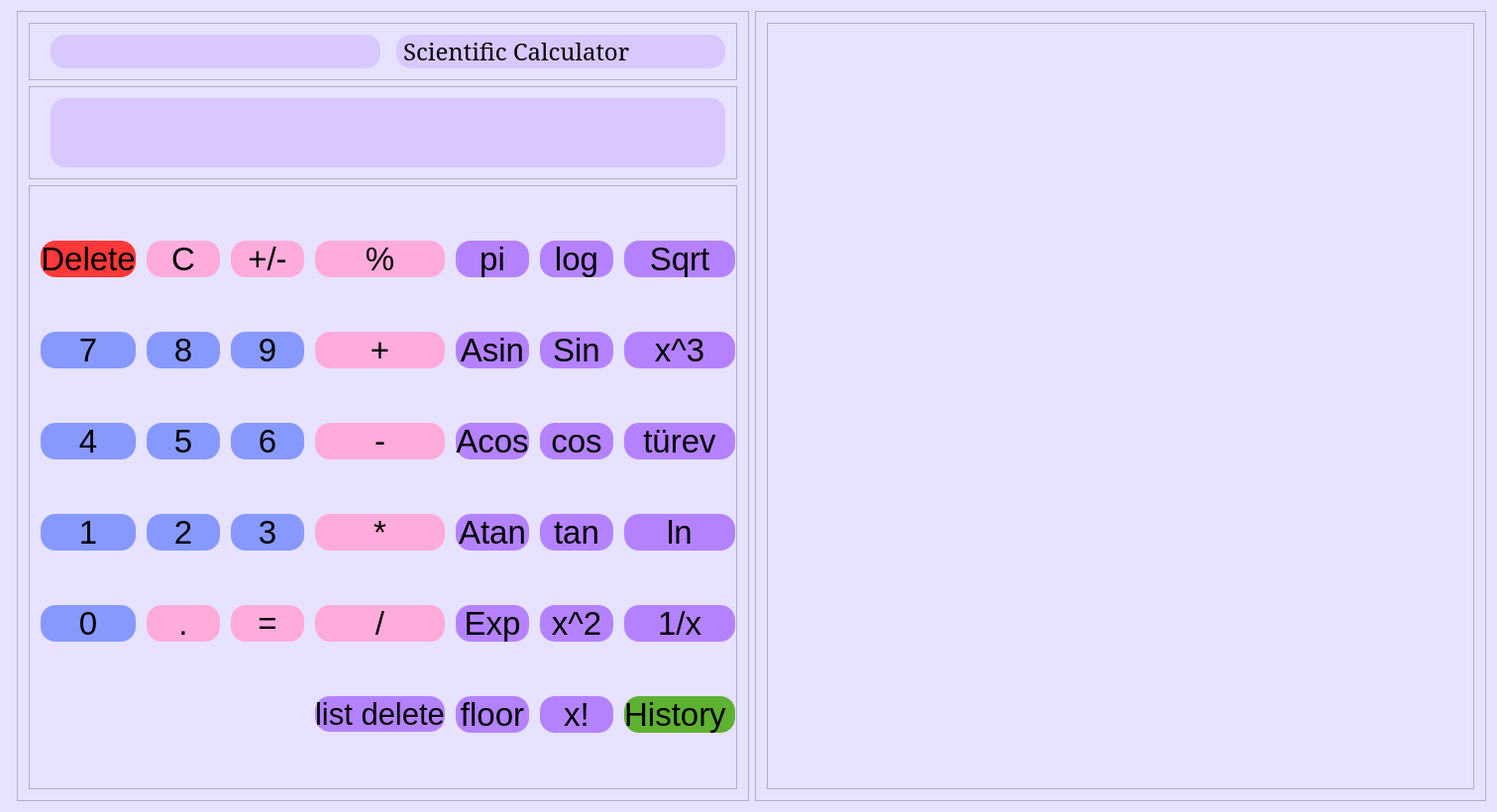
<?xml version="1.0" encoding="UTF-8"?>
<ui version="4.0">
 <class>MainWindow</class>
 <widget class="QMainWindow" name="MainWindow">
  <property name="enabled">
   <bool>true</bool>
  </property>
  <property name="geometry">
   <rect>
    <x>0</x>
    <y>0</y>
    <width>1511</width>
    <height>820</height>
   </rect>
  </property>
  <property name="maximumSize">
   <size>
    <width>15000000</width>
    <height>15000000</height>
   </size>
  </property>
  <property name="windowTitle">
   <string>MainWindow</string>
  </property>
  <property name="toolTip">
   <string/>
  </property>
  <property name="styleSheet">
   <string notr="true">background-color: rgb(231, 226, 255);</string>
  </property>
  <property name="toolButtonStyle">
   <enum>Qt::ToolButtonIconOnly</enum>
  </property>
  <property name="animated">
   <bool>true</bool>
  </property>
  <property name="documentMode">
   <bool>false</bool>
  </property>
  <widget class="QWidget" name="centralWidget">
   <layout class="QHBoxLayout" name="horizontalLayout_3">
    <item>
     <widget class="QFrame" name="frame_5">
      <property name="frameShape">
       <enum>QFrame::StyledPanel</enum>
      </property>
      <property name="frameShadow">
       <enum>QFrame::Raised</enum>
      </property>
     </widget>
    </item>
    <item>
     <widget class="QFrame" name="frame_3">
      <property name="frameShape">
       <enum>QFrame::StyledPanel</enum>
      </property>
      <property name="frameShadow">
       <enum>QFrame::Raised</enum>
      </property>
      <layout class="QVBoxLayout" name="verticalLayout">
       <item>
        <widget class="QFrame" name="frame">
         <property name="sizePolicy">
          <sizepolicy hsizetype="Preferred" vsizetype="Fixed">
           <horstretch>0</horstretch>
           <verstretch>0</verstretch>
          </sizepolicy>
         </property>
         <property name="styleSheet">
          <string notr="true">background-color: rgb(231, 226, 255);</string>
         </property>
         <property name="frameShape">
          <enum>QFrame::StyledPanel</enum>
         </property>
         <property name="frameShadow">
          <enum>QFrame::Raised</enum>
         </property>
         <layout class="QHBoxLayout" name="horizontalLayout_2">
          <item>
           <widget class="QLabel" name="label_field">
            <property name="font">
             <font>
              <pointsize>18</pointsize>
             </font>
            </property>
            <property name="styleSheet">
             <string notr="true">background-color: rgb(217, 199, 255);
border-radius: 15px;
margin-left: 10px;</string>
            </property>
            <property name="text">
             <string/>
            </property>
           </widget>
          </item>
          <item>
           <widget class="QLabel" name="label">
            <property name="palette">
             <palette>
              <active>
               <colorrole role="Button">
                <brush brushstyle="SolidPattern">
                 <color alpha="255">
                  <red>217</red>
                  <green>199</green>
                  <blue>255</blue>
                 </color>
                </brush>
               </colorrole>
               <colorrole role="Base">
                <brush brushstyle="SolidPattern">
                 <color alpha="255">
                  <red>217</red>
                  <green>199</green>
                  <blue>255</blue>
                 </color>
                </brush>
               </colorrole>
               <colorrole role="Window">
                <brush brushstyle="SolidPattern">
                 <color alpha="255">
                  <red>217</red>
                  <green>199</green>
                  <blue>255</blue>
                 </color>
                </brush>
               </colorrole>
              </active>
              <inactive>
               <colorrole role="Button">
                <brush brushstyle="SolidPattern">
                 <color alpha="255">
                  <red>217</red>
                  <green>199</green>
                  <blue>255</blue>
                 </color>
                </brush>
               </colorrole>
               <colorrole role="Base">
                <brush brushstyle="SolidPattern">
                 <color alpha="255">
                  <red>217</red>
                  <green>199</green>
                  <blue>255</blue>
                 </color>
                </brush>
               </colorrole>
               <colorrole role="Window">
                <brush brushstyle="SolidPattern">
                 <color alpha="255">
                  <red>217</red>
                  <green>199</green>
                  <blue>255</blue>
                 </color>
                </brush>
               </colorrole>
              </inactive>
              <disabled>
               <colorrole role="Button">
                <brush brushstyle="SolidPattern">
                 <color alpha="255">
                  <red>217</red>
                  <green>199</green>
                  <blue>255</blue>
                 </color>
                </brush>
               </colorrole>
               <colorrole role="Base">
                <brush brushstyle="SolidPattern">
                 <color alpha="255">
                  <red>217</red>
                  <green>199</green>
                  <blue>255</blue>
                 </color>
                </brush>
               </colorrole>
               <colorrole role="Window">
                <brush brushstyle="SolidPattern">
                 <color alpha="255">
                  <red>217</red>
                  <green>199</green>
                  <blue>255</blue>
                 </color>
                </brush>
               </colorrole>
              </disabled>
             </palette>
            </property>
            <property name="font">
             <font>
              <family>Elephant</family>
              <pointsize>18</pointsize>
              <weight>50</weight>
              <bold>false</bold>
             </font>
            </property>
            <property name="mouseTracking">
             <bool>false</bool>
            </property>
            <property name="styleSheet">
             <string notr="true">background-color: rgb(217, 199, 255);
border-radius: 15px;
margin-left: 10px;</string>
            </property>
            <property name="frameShape">
             <enum>QFrame::Box</enum>
            </property>
            <property name="frameShadow">
             <enum>QFrame::Plain</enum>
            </property>
            <property name="text">
             <string>Scientific Calculator</string>
            </property>
            <property name="alignment">
             <set>Qt::AlignLeading|Qt::AlignLeft|Qt::AlignVCenter</set>
            </property>
           </widget>
          </item>
         </layout>
        </widget>
       </item>
       <item>
        <widget class="QFrame" name="frame_2">
         <property name="sizePolicy">
          <sizepolicy hsizetype="Preferred" vsizetype="Fixed">
           <horstretch>0</horstretch>
           <verstretch>0</verstretch>
          </sizepolicy>
         </property>
         <property name="styleSheet">
          <string notr="true">background-color: rgb(231, 226, 255);</string>
         </property>
         <property name="frameShape">
          <enum>QFrame::StyledPanel</enum>
         </property>
         <property name="frameShadow">
          <enum>QFrame::Raised</enum>
         </property>
         <layout class="QHBoxLayout" name="horizontalLayout">
          <item>
           <widget class="QLineEdit" name="lineEdit">
            <property name="font">
             <font>
              <pointsize>45</pointsize>
             </font>
            </property>
            <property name="layoutDirection">
             <enum>Qt::LeftToRight</enum>
            </property>
            <property name="styleSheet">
             <string notr="true">background-color: rgb(217, 199, 255);
border-radius: 15px;
margin-left: 10px;</string>
            </property>
            <property name="alignment">
             <set>Qt::AlignRight|Qt::AlignTrailing|Qt::AlignVCenter</set>
            </property>
           </widget>
          </item>
         </layout>
        </widget>
       </item>
       <item>
        <widget class="QFrame" name="frame_4">
         <property name="sizePolicy">
          <sizepolicy hsizetype="Preferred" vsizetype="Expanding">
           <horstretch>0</horstretch>
           <verstretch>0</verstretch>
          </sizepolicy>
         </property>
         <property name="font">
          <font>
           <family>MS Shell Dlg 2</family>
           <pointsize>25</pointsize>
           <weight>50</weight>
           <italic>false</italic>
           <bold>false</bold>
          </font>
         </property>
         <property name="layoutDirection">
          <enum>Qt::LeftToRight</enum>
         </property>
         <property name="styleSheet">
          <string notr="true">
QPushButton{
background-color: rgb(135, 153, 255);
border-radius: 15px;
margin-left: 10px;
}
QPushButton::hover{
background-color: rgb(50, 110, 255);
color : rgb(255,255,255);
border-radius: 15px;
margin-left: 10px;
}
QPushButton::pressed{
background-color: rgb(8, 170, 255);
border-radius: 15px;
margin-left: 10px;
}
</string>
         </property>
         <property name="frameShape">
          <enum>QFrame::StyledPanel</enum>
         </property>
         <property name="frameShadow">
          <enum>QFrame::Raised</enum>
         </property>
         <layout class="QGridLayout" name="gridLayout">
          <property name="leftMargin">
           <number>1</number>
          </property>
          <property name="topMargin">
           <number>1</number>
          </property>
          <property name="rightMargin">
           <number>1</number>
          </property>
          <property name="bottomMargin">
           <number>1</number>
          </property>
          <property name="spacing">
           <number>1</number>
          </property>
          <item row="5" column="0">
           <widget class="QPushButton" name="zero_button">
            <property name="font">
             <font>
              <family>MS Shell Dlg 2</family>
              <pointsize>25</pointsize>
              <weight>50</weight>
              <italic>false</italic>
              <bold>false</bold>
             </font>
            </property>
            <property name="styleSheet">
             <string notr="true">
QPushButton{
background-color: rgb(135, 153, 255);
border-radius: 15px;
margin-left: 10px;
}
QPushButton::hover{
background-color: rgb(50, 110, 255);
color : rgb(255,255,255);
border-radius: 15px;
margin-left: 10px;
}
QPushButton::pressed{
background-color: rgb(8, 170, 255);
border-radius: 15px;
margin-left: 10px;
}
</string>
            </property>
            <property name="text">
             <string>0</string>
            </property>
           </widget>
          </item>
          <item row="3" column="4">
           <widget class="QPushButton" name="cosA_button">
            <property name="font">
             <font>
              <family>MS Shell Dlg 2</family>
              <pointsize>25</pointsize>
              <weight>50</weight>
              <italic>false</italic>
              <bold>false</bold>
             </font>
            </property>
            <property name="styleSheet">
             <string notr="true">background:rgb(180, 130, 255);
border-radius: 15px;
margin-left: 10px;</string>
            </property>
            <property name="text">
             <string>Acos</string>
            </property>
           </widget>
          </item>
          <item row="1" column="2">
           <widget class="QPushButton" name="arteksi_button">
            <property name="font">
             <font>
              <family>MS Shell Dlg 2</family>
              <pointsize>25</pointsize>
              <weight>50</weight>
              <italic>false</italic>
              <bold>false</bold>
             </font>
            </property>
            <property name="styleSheet">
             <string notr="true">background-color: rgb(255, 171, 219);
border-radius: 15px;
margin-left: 10px;</string>
            </property>
            <property name="text">
             <string>+/-</string>
            </property>
           </widget>
          </item>
          <item row="2" column="6">
           <widget class="QPushButton" name="sin_button">
            <property name="font">
             <font>
              <family>MS Shell Dlg 2</family>
              <pointsize>25</pointsize>
              <weight>50</weight>
              <italic>false</italic>
              <bold>false</bold>
             </font>
            </property>
            <property name="styleSheet">
             <string notr="true">background:rgb(180, 130, 255);
border-radius: 15px;
margin-left: 10px;</string>
            </property>
            <property name="text">
             <string>Sin</string>
            </property>
           </widget>
          </item>
          <item row="3" column="1">
           <widget class="QPushButton" name="five_button">
            <property name="font">
             <font>
              <family>MS Shell Dlg 2</family>
              <pointsize>25</pointsize>
              <weight>50</weight>
              <italic>false</italic>
              <bold>false</bold>
             </font>
            </property>
            <property name="styleSheet">
             <string notr="true">background-color: rgb(135, 153, 255);
border-radius: 15px;
margin-left: 10px;</string>
            </property>
            <property name="text">
             <string>5</string>
            </property>
           </widget>
          </item>
          <item row="3" column="2">
           <widget class="QPushButton" name="six_button">
            <property name="font">
             <font>
              <family>MS Shell Dlg 2</family>
              <pointsize>25</pointsize>
              <weight>50</weight>
              <italic>false</italic>
              <bold>false</bold>
             </font>
            </property>
            <property name="styleSheet">
             <string notr="true">
QPushButton{
background-color: rgb(135, 153, 255);
border-radius: 15px;
margin-left: 10px;
}
QPushButton::hover{
background-color: rgb(50, 110, 255);
color : rgb(255,255,255);
border-radius: 15px;
margin-left: 10px;
}
QPushButton::pressed{
background-color: rgb(8, 170, 255);
border-radius: 15px;
margin-left: 10px;
}
</string>
            </property>
            <property name="text">
             <string>6</string>
            </property>
           </widget>
          </item>
          <item row="2" column="0">
           <widget class="QPushButton" name="seven_button">
            <property name="font">
             <font>
              <family>MS Shell Dlg 2</family>
              <pointsize>25</pointsize>
              <weight>50</weight>
              <italic>false</italic>
              <bold>false</bold>
             </font>
            </property>
            <property name="styleSheet">
             <string notr="true">
QPushButton{
background-color: rgb(135, 153, 255);
border-radius: 15px;
margin-left: 10px;
}
QPushButton::hover{
background-color: rgb(50, 110, 255);
color : rgb(255,255,255);
border-radius: 15px;
margin-left: 10px;
}
QPushButton::pressed{
background-color: rgb(8, 170, 255);
border-radius: 15px;
margin-left: 10px;
}
</string>
            </property>
            <property name="text">
             <string>7</string>
            </property>
           </widget>
          </item>
          <item row="5" column="2">
           <widget class="QPushButton" name="equal_button">
            <property name="font">
             <font>
              <family>MS Shell Dlg 2</family>
              <pointsize>25</pointsize>
              <weight>50</weight>
              <italic>false</italic>
              <bold>false</bold>
             </font>
            </property>
            <property name="styleSheet">
             <string notr="true">background-color: rgb(255, 171, 219);
border-radius: 15px;
margin-left: 10px;</string>
            </property>
            <property name="text">
             <string>=</string>
            </property>
           </widget>
          </item>
          <item row="3" column="6">
           <widget class="QPushButton" name="cos_button">
            <property name="font">
             <font>
              <family>MS Shell Dlg 2</family>
              <pointsize>25</pointsize>
              <weight>50</weight>
              <italic>false</italic>
              <bold>false</bold>
             </font>
            </property>
            <property name="styleSheet">
             <string notr="true">background:rgb(180, 130, 255);
border-radius: 15px;
margin-left: 10px;</string>
            </property>
            <property name="text">
             <string>cos</string>
            </property>
           </widget>
          </item>
          <item row="4" column="4">
           <widget class="QPushButton" name="tanA_button">
            <property name="font">
             <font>
              <family>MS Shell Dlg 2</family>
              <pointsize>25</pointsize>
              <weight>50</weight>
              <italic>false</italic>
              <bold>false</bold>
             </font>
            </property>
            <property name="styleSheet">
             <string notr="true">background:rgb(180, 130, 255);
border-radius: 15px;
margin-left: 10px;</string>
            </property>
            <property name="text">
             <string>Atan</string>
            </property>
           </widget>
          </item>
          <item row="2" column="7">
           <widget class="QPushButton" name="treen_button">
            <property name="font">
             <font>
              <family>MS Shell Dlg 2</family>
              <pointsize>25</pointsize>
              <weight>50</weight>
              <italic>false</italic>
              <bold>false</bold>
             </font>
            </property>
            <property name="styleSheet">
             <string notr="true">background:rgb(180, 130, 255);
border-radius: 15px;
margin-left: 10px;</string>
            </property>
            <property name="text">
             <string>x^3</string>
            </property>
           </widget>
          </item>
          <item row="1" column="0">
           <widget class="QPushButton" name="delete_button">
            <property name="font">
             <font>
              <family>MS Shell Dlg 2</family>
              <pointsize>25</pointsize>
              <weight>50</weight>
              <italic>false</italic>
              <bold>false</bold>
             </font>
            </property>
            <property name="styleSheet">
             <string notr="true">background-color: rgb(255, 57, 57);
border-radius: 15px;
margin-left: 10px;</string>
            </property>
            <property name="text">
             <string>Delete</string>
            </property>
           </widget>
          </item>
          <item row="4" column="3">
           <widget class="QPushButton" name="impack_button">
            <property name="font">
             <font>
              <family>MS Shell Dlg 2</family>
              <pointsize>25</pointsize>
              <weight>50</weight>
              <italic>false</italic>
              <bold>false</bold>
             </font>
            </property>
            <property name="styleSheet">
             <string notr="true">background-color: rgb(255, 171, 219);
border-radius: 15px;
margin-left: 10px;</string>
            </property>
            <property name="text">
             <string>*</string>
            </property>
           </widget>
          </item>
          <item row="4" column="2">
           <widget class="QPushButton" name="tree_button">
            <property name="font">
             <font>
              <family>MS Shell Dlg 2</family>
              <pointsize>25</pointsize>
              <weight>50</weight>
              <italic>false</italic>
              <bold>false</bold>
             </font>
            </property>
            <property name="styleSheet">
             <string notr="true">
QPushButton{
background-color: rgb(135, 153, 255);
border-radius: 15px;
margin-left: 10px;
}
QPushButton::hover{
background-color: rgb(50, 110, 255);
color : rgb(255,255,255);
border-radius: 15px;
margin-left: 10px;
}
QPushButton::pressed{
background-color: rgb(8, 170, 255);
border-radius: 15px;
margin-left: 10px;
}
</string>
            </property>
            <property name="text">
             <string>3</string>
            </property>
           </widget>
          </item>
          <item row="2" column="4">
           <widget class="QPushButton" name="sinA_button">
            <property name="font">
             <font>
              <family>MS Shell Dlg 2</family>
              <pointsize>25</pointsize>
              <weight>50</weight>
              <italic>false</italic>
              <bold>false</bold>
             </font>
            </property>
            <property name="styleSheet">
             <string notr="true">background:rgb(180, 130, 255);
border-radius: 15px;
margin-left: 10px;</string>
            </property>
            <property name="text">
             <string>Asin</string>
            </property>
           </widget>
          </item>
          <item row="4" column="6">
           <widget class="QPushButton" name="tan_button">
            <property name="font">
             <font>
              <family>MS Shell Dlg 2</family>
              <pointsize>25</pointsize>
              <weight>50</weight>
              <italic>false</italic>
              <bold>false</bold>
             </font>
            </property>
            <property name="styleSheet">
             <string notr="true">background:rgb(180, 130, 255);
border-radius: 15px;
margin-left: 10px;</string>
            </property>
            <property name="text">
             <string>tan</string>
            </property>
           </widget>
          </item>
          <item row="1" column="6">
           <widget class="QPushButton" name="log_button">
            <property name="font">
             <font>
              <family>MS Shell Dlg 2</family>
              <pointsize>25</pointsize>
              <weight>50</weight>
              <italic>false</italic>
              <bold>false</bold>
             </font>
            </property>
            <property name="styleSheet">
             <string notr="true">background:rgb(180, 130, 255);
border-radius: 15px;
margin-left: 10px;</string>
            </property>
            <property name="text">
             <string>log</string>
            </property>
           </widget>
          </item>
          <item row="1" column="1">
           <widget class="QPushButton" name="clear_button">
            <property name="font">
             <font>
              <family>MS Shell Dlg 2</family>
              <pointsize>25</pointsize>
              <weight>50</weight>
              <italic>false</italic>
              <bold>false</bold>
             </font>
            </property>
            <property name="styleSheet">
             <string notr="true">background-color: rgb(255, 171, 219);
border-radius: 15px;
margin-left: 10px;</string>
            </property>
            <property name="text">
             <string>C</string>
            </property>
           </widget>
          </item>
          <item row="4" column="1">
           <widget class="QPushButton" name="two_button">
            <property name="font">
             <font>
              <family>MS Shell Dlg 2</family>
              <pointsize>25</pointsize>
              <weight>50</weight>
              <italic>false</italic>
              <bold>false</bold>
             </font>
            </property>
            <property name="styleSheet">
             <string notr="true">
QPushButton{
background-color: rgb(135, 153, 255);
border-radius: 15px;
margin-left: 10px;
}
QPushButton::hover{
background-color: rgb(50, 110, 255);
color : rgb(255,255,255);
border-radius: 15px;
margin-left: 10px;
}
QPushButton::pressed{
background-color: rgb(8, 170, 255);
border-radius: 15px;
margin-left: 10px;
}
</string>
            </property>
            <property name="text">
             <string>2</string>
            </property>
           </widget>
          </item>
          <item row="1" column="3">
           <widget class="QPushButton" name="yuzde_button">
            <property name="font">
             <font>
              <family>MS Shell Dlg 2</family>
              <pointsize>25</pointsize>
              <weight>50</weight>
              <italic>false</italic>
              <bold>false</bold>
             </font>
            </property>
            <property name="styleSheet">
             <string notr="true">background-color: rgb(255, 171, 219);
border-radius: 15px;
margin-left: 10px;</string>
            </property>
            <property name="text">
             <string>%</string>
            </property>
           </widget>
          </item>
          <item row="3" column="7">
           <widget class="QPushButton" name="derivative_button">
            <property name="font">
             <font>
              <family>MS Shell Dlg 2</family>
              <pointsize>25</pointsize>
              <weight>50</weight>
              <italic>false</italic>
              <bold>false</bold>
             </font>
            </property>
            <property name="styleSheet">
             <string notr="true">background:rgb(180, 130, 255);
border-radius: 15px;
margin-left: 10px;</string>
            </property>
            <property name="text">
             <string>türev</string>
            </property>
           </widget>
          </item>
          <item row="2" column="1">
           <widget class="QPushButton" name="eight_button">
            <property name="font">
             <font>
              <family>MS Shell Dlg 2</family>
              <pointsize>25</pointsize>
              <weight>50</weight>
              <italic>false</italic>
              <bold>false</bold>
             </font>
            </property>
            <property name="styleSheet">
             <string notr="true">
QPushButton{
background-color: rgb(135, 153, 255);
border-radius: 15px;
margin-left: 10px;
}
QPushButton::hover{
background-color: rgb(50, 110, 255);
color : rgb(255,255,255);
border-radius: 15px;
margin-left: 10px;
}
QPushButton::pressed{
background-color: rgb(8, 170, 255);
border-radius: 15px;
margin-left: 10px;
}
</string>
            </property>
            <property name="text">
             <string>8</string>
            </property>
           </widget>
          </item>
          <item row="5" column="4">
           <widget class="QPushButton" name="exp_button">
            <property name="font">
             <font>
              <family>MS Shell Dlg 2</family>
              <pointsize>25</pointsize>
              <weight>50</weight>
              <italic>false</italic>
              <bold>false</bold>
             </font>
            </property>
            <property name="styleSheet">
             <string notr="true">background:rgb(180, 130, 255);
border-radius: 15px;
margin-left: 10px;</string>
            </property>
            <property name="text">
             <string>Exp</string>
            </property>
           </widget>
          </item>
          <item row="5" column="7">
           <widget class="QPushButton" name="x2_button_2">
            <property name="font">
             <font>
              <family>MS Shell Dlg 2</family>
              <pointsize>25</pointsize>
              <weight>50</weight>
              <italic>false</italic>
              <bold>false</bold>
             </font>
            </property>
            <property name="styleSheet">
             <string notr="true">background:rgb(180, 130, 255);
border-radius: 15px;
margin-left: 10px;</string>
            </property>
            <property name="text">
             <string>1/x</string>
            </property>
           </widget>
          </item>
          <item row="5" column="1">
           <widget class="QPushButton" name="poin_button">
            <property name="font">
             <font>
              <family>MS Shell Dlg 2</family>
              <pointsize>25</pointsize>
              <weight>50</weight>
              <italic>false</italic>
              <bold>false</bold>
             </font>
            </property>
            <property name="styleSheet">
             <string notr="true">background-color: rgb(255, 171, 219);
border-radius: 15px;
margin-left: 10px;</string>
            </property>
            <property name="text">
             <string>.</string>
            </property>
           </widget>
          </item>
          <item row="3" column="3">
           <widget class="QPushButton" name="extraction_button">
            <property name="font">
             <font>
              <family>MS Shell Dlg 2</family>
              <pointsize>25</pointsize>
              <weight>50</weight>
              <italic>false</italic>
              <bold>false</bold>
             </font>
            </property>
            <property name="styleSheet">
             <string notr="true">background-color: rgb(255, 171, 219);
border-radius: 15px;
margin-left: 10px;</string>
            </property>
            <property name="text">
             <string>-</string>
            </property>
           </widget>
          </item>
          <item row="4" column="7">
           <widget class="QPushButton" name="lnx_button">
            <property name="font">
             <font>
              <family>MS Shell Dlg 2</family>
              <pointsize>25</pointsize>
              <weight>50</weight>
              <italic>false</italic>
              <bold>false</bold>
             </font>
            </property>
            <property name="styleSheet">
             <string notr="true">background:rgb(180, 130, 255);
border-radius: 15px;
margin-left: 10px;</string>
            </property>
            <property name="text">
             <string>ln</string>
            </property>
           </widget>
          </item>
          <item row="2" column="3">
           <widget class="QPushButton" name="collection_button">
            <property name="font">
             <font>
              <family>MS Shell Dlg 2</family>
              <pointsize>25</pointsize>
              <weight>50</weight>
              <italic>false</italic>
              <bold>false</bold>
             </font>
            </property>
            <property name="styleSheet">
             <string notr="true">background-color: rgb(255, 171, 219);
border-radius: 15px;
margin-left: 10px;</string>
            </property>
            <property name="text">
             <string>+</string>
            </property>
           </widget>
          </item>
          <item row="1" column="4">
           <widget class="QPushButton" name="pi_button">
            <property name="font">
             <font>
              <family>MS Shell Dlg 2</family>
              <pointsize>25</pointsize>
              <weight>50</weight>
              <italic>false</italic>
              <bold>false</bold>
             </font>
            </property>
            <property name="styleSheet">
             <string notr="true">background:rgb(180, 130, 255);
border-radius: 15px;
margin-left: 10px;</string>
            </property>
            <property name="text">
             <string>pi</string>
            </property>
            <property name="iconSize">
             <size>
              <width>60</width>
              <height>60</height>
             </size>
            </property>
           </widget>
          </item>
          <item row="3" column="0">
           <widget class="QPushButton" name="four_button">
            <property name="font">
             <font>
              <family>MS Shell Dlg 2</family>
              <pointsize>25</pointsize>
              <weight>50</weight>
              <italic>false</italic>
              <bold>false</bold>
             </font>
            </property>
            <property name="styleSheet">
             <string notr="true">
QPushButton{
background-color: rgb(135, 153, 255);
border-radius: 15px;
margin-left: 10px;
}
QPushButton::hover{
background-color: rgb(50, 110, 255);
color : rgb(255,255,255);
border-radius: 15px;
margin-left: 10px;
}
QPushButton::pressed{
background-color: rgb(8, 170, 255);
border-radius: 15px;
margin-left: 10px;
}
</string>
            </property>
            <property name="text">
             <string>4</string>
            </property>
           </widget>
          </item>
          <item row="2" column="2">
           <widget class="QPushButton" name="nine_button">
            <property name="font">
             <font>
              <family>MS Shell Dlg 2</family>
              <pointsize>25</pointsize>
              <weight>50</weight>
              <italic>false</italic>
              <bold>false</bold>
             </font>
            </property>
            <property name="styleSheet">
             <string notr="true">
QPushButton{
background-color: rgb(135, 153, 255);
border-radius: 15px;
margin-left: 10px;
}
QPushButton::hover{
background-color: rgb(50, 110, 255);
color : rgb(255,255,255);
border-radius: 15px;
margin-left: 10px;
}
QPushButton::pressed{
background-color: rgb(8, 170, 255);
border-radius: 15px;
margin-left: 10px;
}
</string>
            </property>
            <property name="text">
             <string>9</string>
            </property>
           </widget>
          </item>
          <item row="4" column="0">
           <widget class="QPushButton" name="one_button">
            <property name="font">
             <font>
              <family>MS Shell Dlg 2</family>
              <pointsize>25</pointsize>
              <weight>50</weight>
              <italic>false</italic>
              <bold>false</bold>
             </font>
            </property>
            <property name="styleSheet">
             <string notr="true">
QPushButton{
background-color: rgb(135, 153, 255);
border-radius: 15px;
margin-left: 10px;
}
QPushButton::hover{
background-color: rgb(50, 110, 255);
color : rgb(255,255,255);
border-radius: 15px;
margin-left: 10px;
}
QPushButton::pressed{
background-color: rgb(8, 170, 255);
border-radius: 15px;
margin-left: 10px;
}
</string>
            </property>
            <property name="text">
             <string>1</string>
            </property>
           </widget>
          </item>
          <item row="7" column="4">
           <widget class="QPushButton" name="floor_button">
            <property name="font">
             <font>
              <family>MS Shell Dlg 2</family>
              <pointsize>25</pointsize>
              <weight>50</weight>
              <italic>false</italic>
              <bold>false</bold>
             </font>
            </property>
            <property name="styleSheet">
             <string notr="true">background:rgb(180, 130, 255);
border-radius: 15px;
margin-left: 10px;</string>
            </property>
            <property name="text">
             <string>floor</string>
            </property>
           </widget>
          </item>
          <item row="1" column="7">
           <widget class="QPushButton" name="sqrt_button">
            <property name="font">
             <font>
              <family>MS Shell Dlg 2</family>
              <pointsize>25</pointsize>
              <weight>50</weight>
              <italic>false</italic>
              <bold>false</bold>
             </font>
            </property>
            <property name="styleSheet">
             <string notr="true">background:rgb(180, 130, 255);
border-radius: 15px;
margin-left: 10px;</string>
            </property>
            <property name="text">
             <string>Sqrt</string>
            </property>
           </widget>
          </item>
          <item row="5" column="6">
           <widget class="QPushButton" name="x2_button">
            <property name="font">
             <font>
              <family>MS Shell Dlg 2</family>
              <pointsize>25</pointsize>
              <weight>50</weight>
              <italic>false</italic>
              <bold>false</bold>
             </font>
            </property>
            <property name="styleSheet">
             <string notr="true">background:rgb(180, 130, 255);
border-radius: 15px;
margin-left: 10px;</string>
            </property>
            <property name="text">
             <string>x^2</string>
            </property>
           </widget>
          </item>
          <item row="7" column="6">
           <widget class="QPushButton" name="xf_button">
            <property name="font">
             <font>
              <family>MS Shell Dlg 2</family>
              <pointsize>25</pointsize>
              <weight>50</weight>
              <italic>false</italic>
              <bold>false</bold>
             </font>
            </property>
            <property name="styleSheet">
             <string notr="true">background:rgb(180, 130, 255);
border-radius: 15px;
margin-left: 10px;</string>
            </property>
            <property name="text">
             <string>x!</string>
            </property>
           </widget>
          </item>
          <item row="7" column="7">
           <widget class="QPushButton" name="ext_button">
            <property name="font">
             <font>
              <pointsize>25</pointsize>
             </font>
            </property>
            <property name="styleSheet">
             <string notr="true">background-color: rgb(95, 177, 50);
border-radius: 15px;
margin-left: 10px;</string>
            </property>
            <property name="text">
             <string>History </string>
            </property>
            <property name="checkable">
             <bool>true</bool>
            </property>
            <property name="checked">
             <bool>true</bool>
            </property>
           </widget>
          </item>
          <item row="5" column="3">
           <widget class="QPushButton" name="divide_button">
            <property name="font">
             <font>
              <family>MS Shell Dlg 2</family>
              <pointsize>25</pointsize>
              <weight>50</weight>
              <italic>false</italic>
              <bold>false</bold>
             </font>
            </property>
            <property name="styleSheet">
             <string notr="true">background-color: rgb(255, 171, 219);
border-radius: 15px;
margin-left: 10px;</string>
            </property>
            <property name="text">
             <string>/</string>
            </property>
           </widget>
          </item>
          <item row="7" column="3">
           <widget class="QPushButton" name="list_delete">
            <property name="font">
             <font>
              <pointsize>23</pointsize>
             </font>
            </property>
            <property name="styleSheet">
             <string notr="true">background:rgb(180, 130, 255);
border-radius: 15px;
margin-left: 10px;</string>
            </property>
            <property name="text">
             <string>list delete</string>
            </property>
           </widget>
          </item>
         </layout>
        </widget>
       </item>
      </layout>
     </widget>
    </item>
    <item>
     <widget class="QFrame" name="frame_6">
      <property name="frameShape">
       <enum>QFrame::StyledPanel</enum>
      </property>
      <property name="frameShadow">
       <enum>QFrame::Raised</enum>
      </property>
      <layout class="QHBoxLayout" name="horizontalLayout_4">
       <item>
        <widget class="QListWidget" name="listWidget"/>
       </item>
      </layout>
      <zorder>listWidget</zorder>
      <zorder>frame_2</zorder>
     </widget>
    </item>
   </layout>
  </widget>
 </widget>
 <layoutdefault spacing="6" margin="11"/>
 <resources/>
 <connections/>
</ui>
